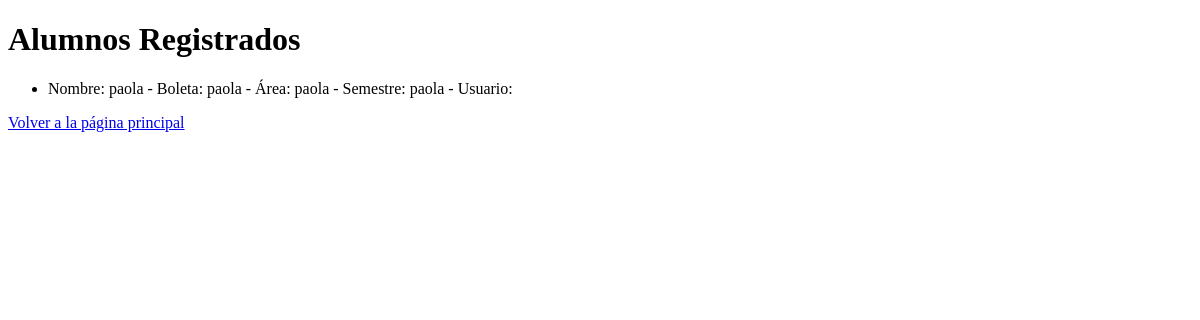
The page /list_students (signed in) on the database as committed earlier.
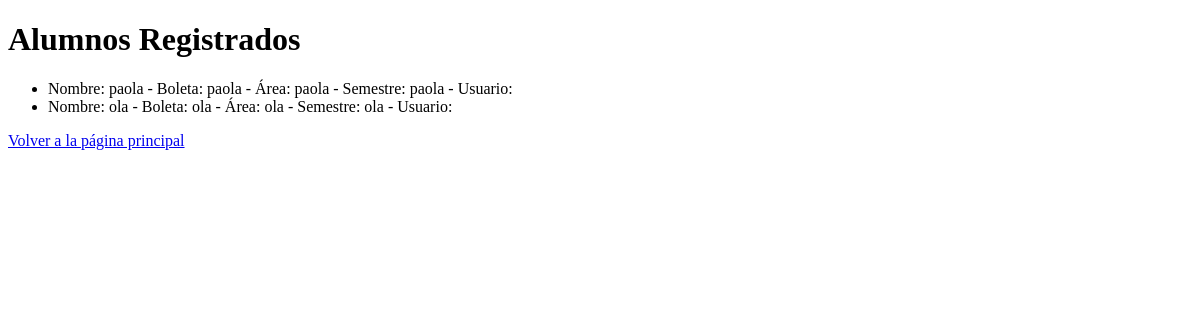
The same page on the database as committed later.
### app.py (models this page shows)
class Alumno(db.Model):
    id = db.Column(db.Integer, primary_key=True)
    name = db.Column(db.String(150), nullable=False)
    boleta = db.Column(db.String(50), nullable=False)
    area = db.Column(db.String(150), nullable=False)
    semester = db.Column(db.String(50), nullable=False)
    user_id = db.Column(db.Integer, db.ForeignKey('user.id'), nullable=False)
    user = db.relationship('User', backref=db.backref('alumno', uselist=False))

### app.py (the view)
@app.route('/list_students')
@login_required
def list_students():
    alumnos = Alumno.query.all()
    return render_template('list_students.html', alumnos=alumnos)

### app.py (called while the page is built)
@login_manager.user_loader
def load_user(user_id):
    return User.query.get(int(user_id))

### templates/list_students.html (shortened to what this page needs)
<!DOCTYPE html>
<html lang="en">
<head>
</head>
<body>
    <h1>Alumnos Registrados</h1>
    <ul>
    {% for alumno in alumnos %}
        <li>Nombre: {{ alumno.name }} - Boleta: {{ alumno.boleta }} - Área: {{ alumno.area }} - Semestre: {{ alumno.semester }} - Usuario: {{ alumno.username }}</li>
    {% endfor %}
    </ul>
    <a href="/">Volver a la página principal</a>
</body>
</html>

Rows that differ between the two databases and show on the page:
added Alumno: name "ola", boleta "ola", area "ola", semester "ola"
